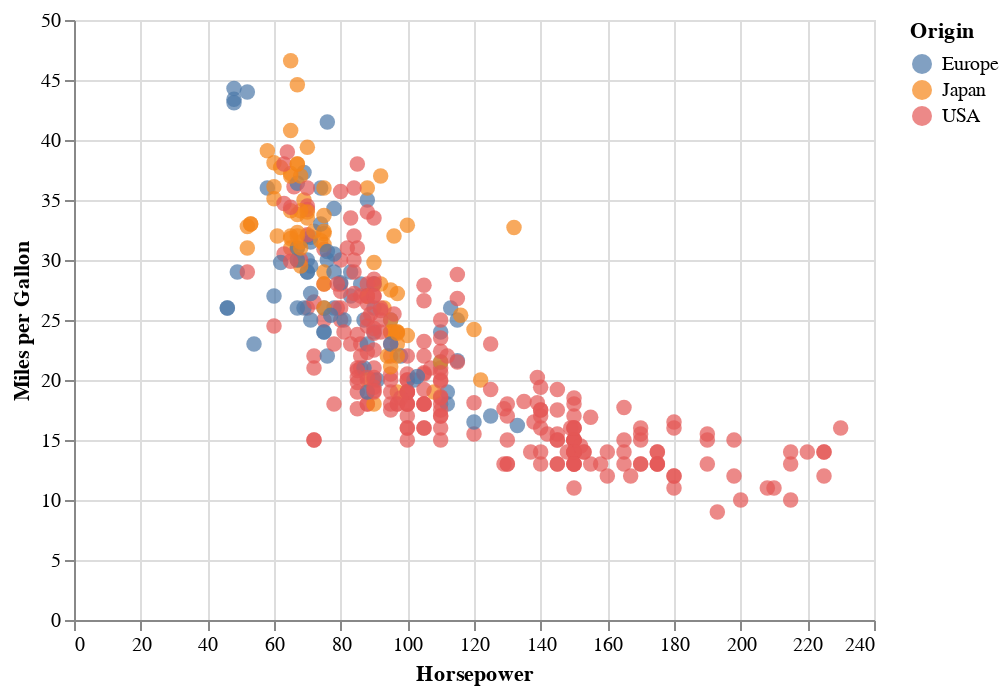

Write notebook code for a chart like this one.
### Code cell
chart

### Figure 1 — Vega-Lite specification as saved in the notebook (floating-point values rounded to 4 significant figures; data arrays with more than 128 entries replaced by an {"elided": "..."} marker saying what was removed)
{"config": {"view": {"continuousWidth": 400, "continuousHeight": 300}}, "data": {"name": "data-67815e3e4354ecf6815b42b42dc5b0b0"}, "mark": {"type": "circle", "size": 60}, "encoding": {"color": {"field": "Origin", "type": "nominal"}, "tooltip": [{"field": "Name", "type": "nominal"}, {"field": "Origin", "type": "nominal"}, {"field": "Horsepower", "type": "quantitative"}, {"field": "Miles per Gallon", "type": "quantitative"}], "x": {"field": "Horsepower", "type": "quantitative"}, "y": {"field": "Miles per Gallon", "type": "quantitative"}}, "selection": {"selector001": {"type": "interval", "bind": "scales", "encodings": ["x", "y"]}}, "$schema": "https://vega.github.io/schema/vega-lite/v4.17.0.json", "datasets": {"data-67815e3e4354ecf6815b42b42dc5b0b0": {"elided": "406 records"}}}
